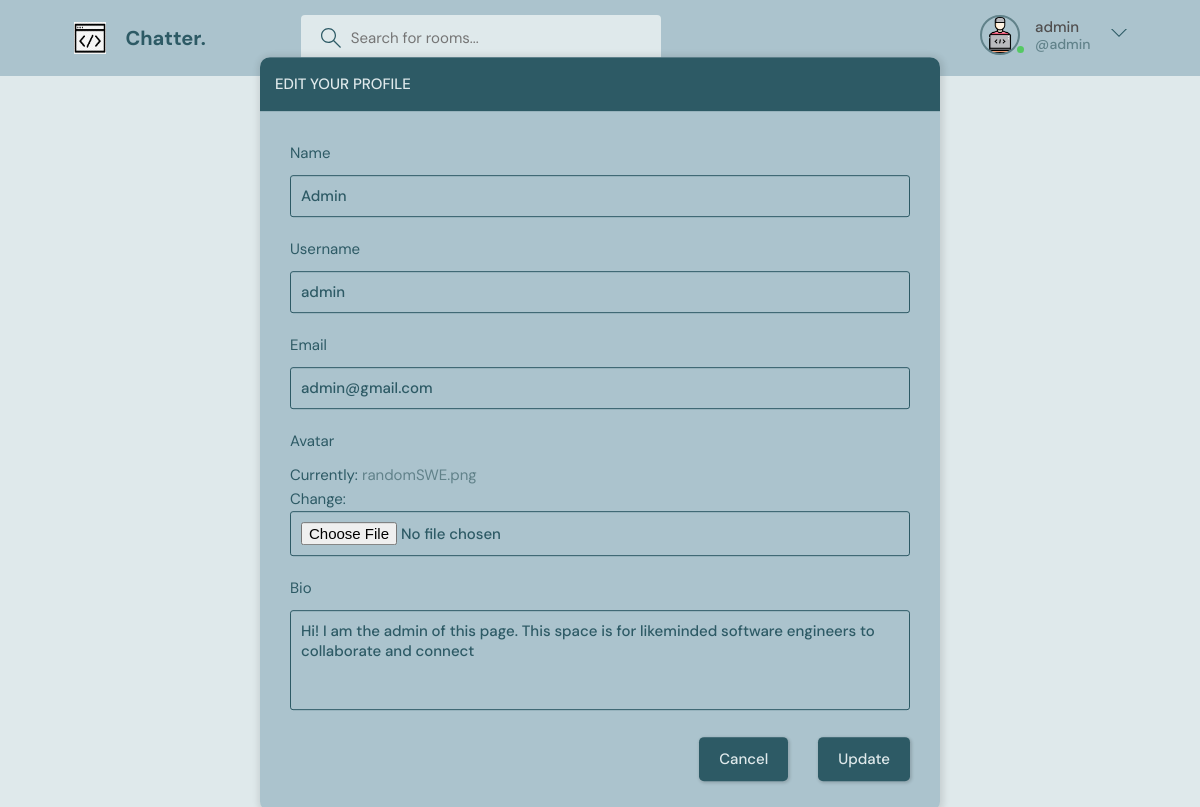
The page /update-user/ (signed in) on the database its author committed.
### base/models.py (models this page shows)
class User(AbstractUser):
    name = models.CharField(max_length=200, null=True)
    email = models.EmailField(unique=True, null=True)
    bio = models.TextField(null=True)
    avatar = models.ImageField(null=True, default="default-avatar.png")
    USERNAME_FIELD = 'email'
    REQUIRED_FIELDS = []

### base/views.py (the view)
# urls.py: path('update-user/', views.updateUser, name="update-user"),
@login_required(login_url='login')
def updateUser(request):
    user = request.user
    form = UserForm(instance=user)
    if request.method == 'POST':
        form = UserForm(request.POST, request.FILES, instance=user)
        if form.is_valid():
            form.save()
            return redirect('user-profile', pk=user.id)
    return render(request, 'base/update-user.html', {'form': form})

### base/forms.py
class UserForm(ModelForm):
    class Meta:
        model = User
        fields = ['name','username', 'email', 'avatar', 'bio']

### base/templates/base/update-user.html (shortened to what this page needs)
{% extends 'main.html' %}
{% load static %}
{% block content %}
<main class="update-account layout">
  <div class="container">
    <div class="layout__box">
      <div class="layout__boxHeader">
        <div class="layout__boxTitle">
          <div>
            <h3 style="float: right"> Edit your profile </h3>
          </div>
        </div>
      </div>
      <div class="layout__body">
        <form class="form" action="" method="POST" enctype="multipart/form-data">
          {% for field in form%}
          <div class="form__group">
            <label for="profile_pic">{{field.label}}</label>
            {{field}}
          </div>
          {% endfor %}
          <div class="form__action">
            <a class="btn btn--dark" href="{{request.META.HTTP_REFERER}}">Cancel</a>
            <button class="btn btn--dark" type="submit">Update</button>
          </div>
        </form>
      </div>
    </div>
  </div>
</main>
{% endblock content %}

### templates/main.html (shortened to what this page needs)
<!DOCTYPE html>
{% load static %}
<html lang="en">
<head>
    <link rel="stylesheet" href="{% static 'styles/style.css' %}" />
</head>
<body>
    {% include 'navbar.html'%}
    {% block content %}
    {% endblock %}
</body>
</html>

### templates/navbar.html (shortened to what this page needs)
{% load static %}
<header class="header header--loggedIn">
    <div class="container">
        <a href="{% url 'home' %}" class="header__logo">
            <img src="{% static 'images/chatter-logo.png' %}" />
            <h1>Chatter.</h1>
        </a>
        <form class="header__search" method="GET" action="{% url 'home' %}">
            <label>
                <input name="q" placeholder="Search for rooms..." />
            </label>
        </form>
        <nav class="header__menu">
            {% if request.user.is_authenticated %}
            <div class="header__user">
                <a href="{% url 'update-user' %}">
                    <div class="avatar avatar--medium active">
                        <img src="{{request.user.avatar.url}}" />
                    </div>
                    <p> {{request.user.username}} <span>@{{request.user.username}} </span></p>
                </a>
                <button class="dropdown-button">
                    <svg version="1.1" xmlns="http://www.w3.org/2000/svg" width="32" height="32" viewBox="0 0 32 32">
                        <title>chevron-down</title>
                        <path d="M16 21l-13-13h-3l16 16 16-16h-3l-13 13z"></path>
                    </svg>
                </button>
            </div>
            {% endif %}
        </nav>
    </div>
</header>

### static/styles/style.css (style rules this page uses)
:root { --color-main: #61828A; --color-dark: #abc3cd; --color-dark-medium: #2d5a65; --color-dark-light: #2d5a65; --color-light: #DfE9Eb; --color-gray: #504e4e; --color-light-gray:#abc3cd; --color-bg: #DfE9Eb; --color-success: #55c963; --color-error: #fc4b0b; }
* { font-family: "DM Sans", -apple-system, BlinkMacSystemFont, "Segoe UI", Roboto, Oxygen, Ubuntu, Cantarell, "Open Sans", "Helvetica Neue", sans-serif; margin: 0; padding: 0; box-sizing: border-box; text-rendering: optimizeLegibility; color: inherit; font-size: inherit; }
html { font-size: 56.25%; }
@media only screen and (min-width: 1200px) { html { font-size: 62.5%; } }
body { line-height: 1.6; font-weight: 400; font-size: 1.5rem; color: var(--color-light-gray); background-color: var(--color-bg); min-height: 100vh; }
img { width: 100%; }
a { display: inline-block; color: var(--color-main); text-decoration: none; }
.container { max-width: 120rem; width: 90%; margin: auto; }
.btn { background-color: transparent; border: none; display: inline-flex; align-items: center; gap: 1rem; cursor: pointer; transition: all ease-in-out 0.3s; padding: 1rem 2rem; border-radius: 5px; box-shadow: 1px 1px 3px 1px rgba(0, 0, 0, 0.15); font-weight: 500; }
.btn--dark { background-color: var(--color-dark-light); color: var(--color-light); }
.avatar { position: relative; display: inline-block; border-radius: 50%; border: 2px solid var(--color-main); }
.avatar img { display: block; border-radius: 50%; object-fit: cover; object-position: center; }
.avatar::after { content: ""; display: block; position: absolute; z-index: 111; border-radius: 50%; }
.avatar.active::after { background-color: var(--color-success); }
.avatar.avatar--medium img { width: 3.6rem; height: 3.6rem; border-radius: 50%; }
.avatar.avatar--medium:after { width: 0.7rem; height: 0.7rem; bottom: 0px; right: -6px; }
.header { padding: 1.5rem; background-color: var(--color-dark); }
.header > .container { display: flex; gap: 9.5rem; }
.header__logo, .header__user { display: flex; gap: 2rem; align-items: center; }
.header__logo > img { height: 3.2rem; width: 3.2rem; }
.header__logo > h1 { font-weight: 700; font-size: 2rem; color: var(--color-dark-medium); }
.header__search > label { background-color: var(--color-bg); padding: 1.3rem 1rem; display: flex; align-items: center; gap: 1rem; border-radius: 4px; }
.header__search svg { fill: var(--color-dark-medium); width: 2rem; height: 2rem; margin-left: 1rem; }
.header__search input { width: 30rem; background: transparent; border: none; outline: none; color: var(--color-dark-medium); }
.header__menu { margin-left: auto; position: relative; }
.header__menu a { display: flex; gap: 1.5rem; align-items: center; font-weight: 500; text-decoration: none; color: var(--color-gray); }
.header__menu img { height: 3.6rem; }
.header__menu p { line-height: 1.2; }
.header__menu span { color: var(--color-main); font-weight: 500; font-size: 1.4rem; display: block; }
.header__menu svg { width: 1.6rem; height: 1.6rem; fill: var(--color-dark-light); }
.dropdown-button { background: transparent; border: 0; outline: 0; cursor: pointer; }
.layout { margin-top: 2.4rem; }
.layout > .container { display: flex; justify-content: space-between; align-items: flex-start; }
.layout__box { width: 90%; max-width: 48rem; min-height: 40rem; position: absolute; top: 50%; left: 50%; transform: translate(-50%, -46%); background-color: var(--color-dark); border-radius: 1rem; box-shadow: 1px 1px 6px 3px rgba(0, 0, 0, 0.1); overflow: hidden; }
.layout__boxHeader { display: flex; padding: 1.5rem; background-color: var(--color-dark-light); }
.layout__boxTitle { display: flex; gap: 1.5rem; align-items: center; }
.layout__boxTitle h3 { text-transform: uppercase; font-weight: 500; color: var(--color-bg); }
.layout__body { margin: 3rem; color: var(--color-dark-light); }
.form__group { margin-bottom: 2rem; width: 100%; }
.form__group label { display: block; font-size: 1.5rem; margin-bottom: 1rem; }
.form__group input, .form__group textarea, .form__group select { background: transparent; border: 1px solid var(--color-dark-light); padding: 1rem; border-radius: 3px; width: 100%; color: var(--color-dark-medium); font-weight: 500; outline: none; }
.form__group textarea { background: transparent; height: 10rem; resize: none; }
.form__action { display: flex; justify-content: flex-end; gap: 3rem; }
.update-account.layout .layout__box { max-width: 68rem; }

### rows shown on the page
User: user.avatar (picture), user.username "admin", form "Admin" "admin" "admin@gmail.com" "Hi! I am the admin of this page. This space is for likeminded software engineers to collaborate and connect"

### other values the page prints
{{ field.label }} "Name" "Username" "Email" "Avatar" "Bio"
